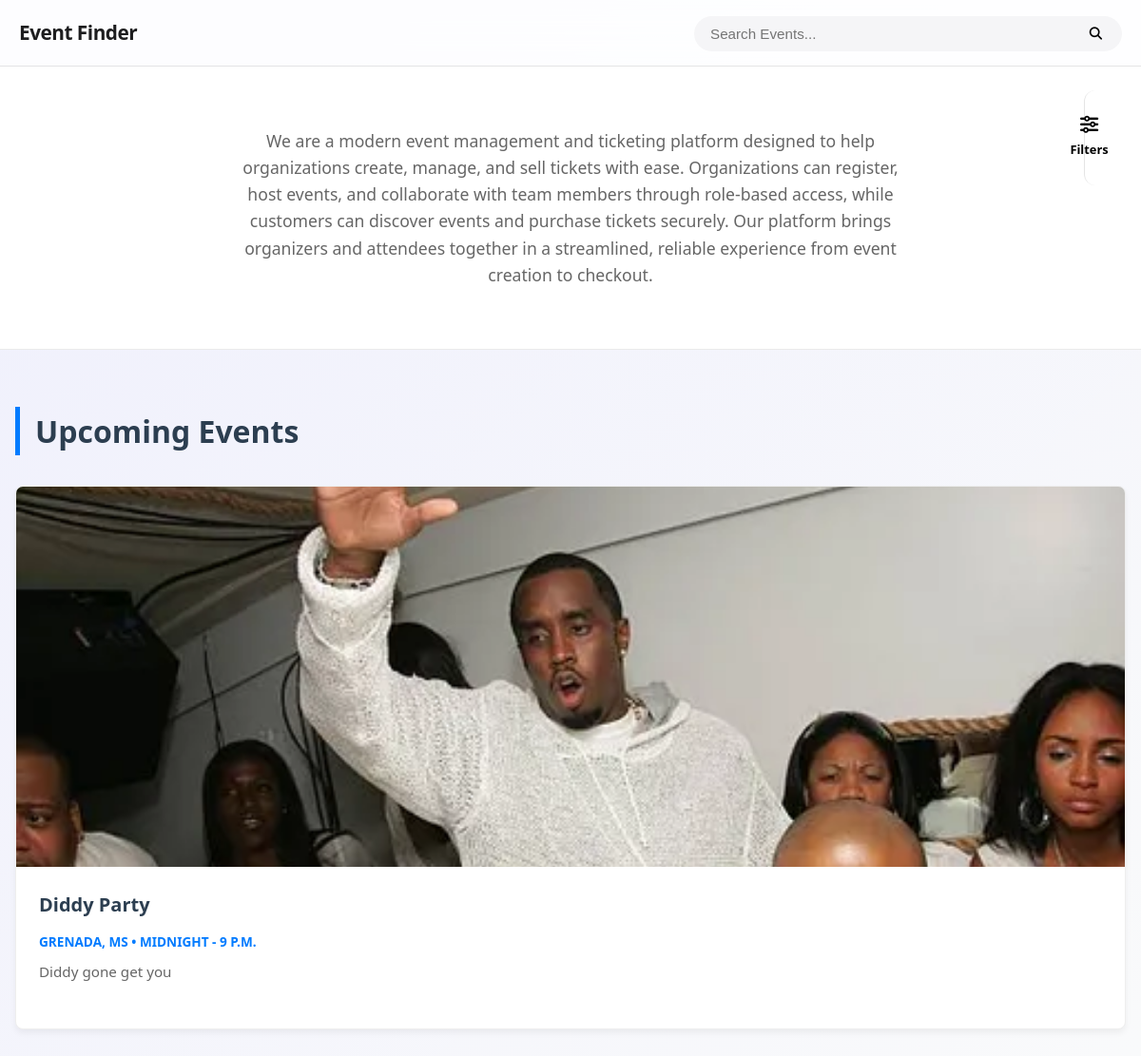
The app's page /, older data.
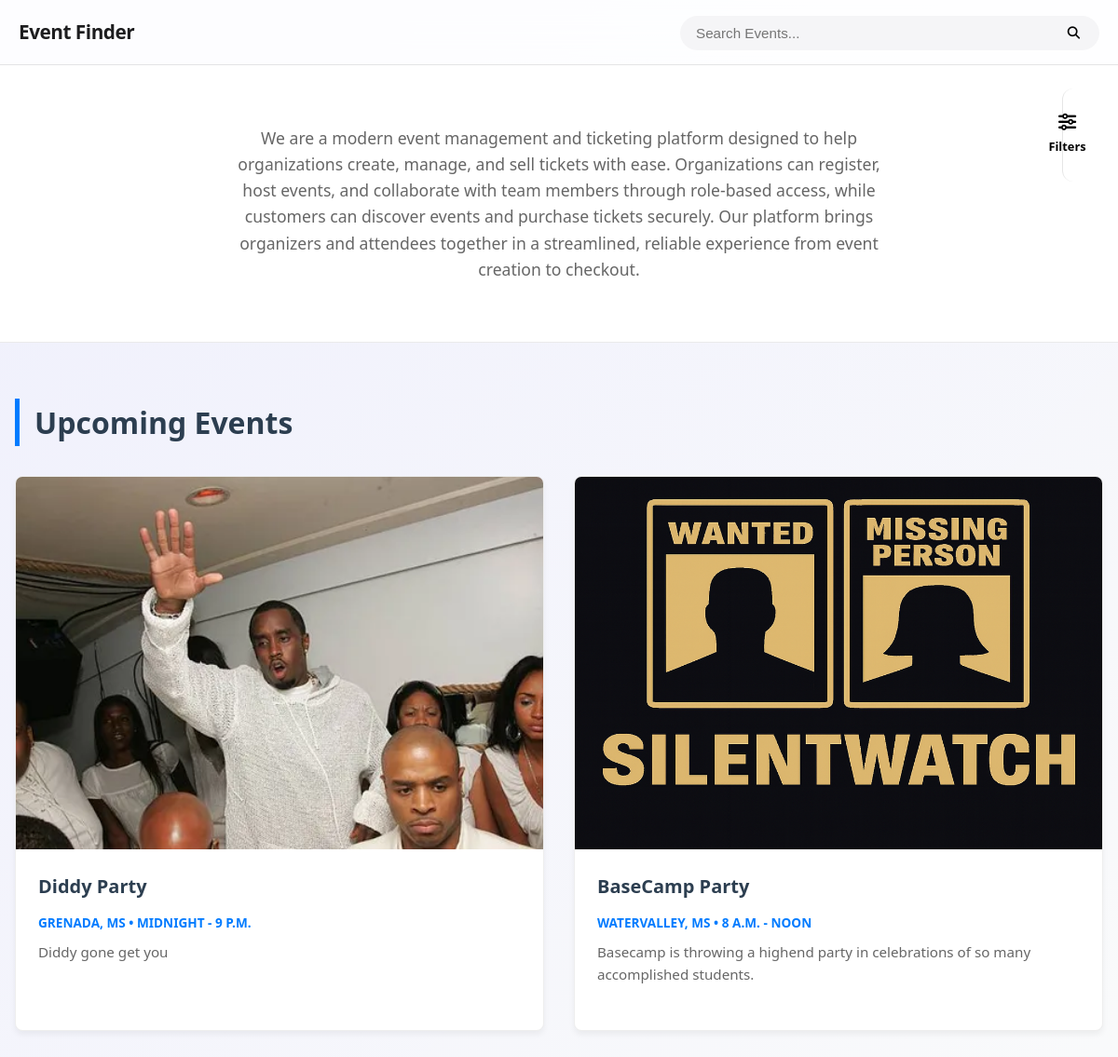
The same page, newer data.
### App/models.py (models this page shows)
class Event(models.Model):
    organizer = models.ForeignKey(settings.AUTH_USER_MODEL, on_delete=models.CASCADE)
    title = models.CharField(max_length=100)
    description = models.TextField()
    banner_image = models.ImageField(upload_to='event_images/')
    location = models.CharField(max_length=100)
    start_time = models.TimeField()
    end_time = models.TimeField()
    capacity = models.IntegerField()
    created_at = models.DateTimeField(auto_now_add=True)

### App/views.py (the view)
# urls.py: path('', v.home_view, name='home_page'),
def home_view(request):
    event_filter = EventFilter(request.GET, queryset=Event.objects.all())
    return render(request, 'home.html', {
        'filter' : event_filter,
        'filter_active' : bool(request.GET),
        'Event' : event_filter.qs.distinct()
    })

### App/context_processors.py (called while the page is built, shortened)
def current_url(request):
    return {
        'current_path': request.path,
        'current_full_url': request.get_full_path(),
        'current_absolute_uri': request.build_absolute_uri(),
    }

def base_view(request):
    if not request.user.is_authenticated:
        return {}

### App/templates/home.html
{% extends "base.html" %}
{% load static %}
{% block content %}
<link rel="stylesheet" href="{% static 'home.css' %}">
    <section class="about-section" id="about">
        <div class="container">
            <p class="about-text">
                We are a modern event management and ticketing platform designed
                to help organizations create, manage, and sell tickets with ease.
                Organizations can register, host events, and collaborate with team members
                through role-based access, while customers can discover events and purchase tickets securely.
                Our platform brings organizers and attendees together in a streamlined, reliable experience from event creation to checkout.
            </p>
        </div>
    </section>
    <div class="spacer"></div>
    <section class="events-section" id="events">
        <div class="container">
            <div class="events-header">
                <h2 class="section-title">Upcoming Events</h2>
            </div>
    {% if SearchActive %}
            {% for event in Events %}
                <div class="events-grid">
                    <article class="event-card">
                        <div class="event-image">
                            <img src="{{ event.banner_image.url }}">
                        </div>
                        <div class="event-content">
                            <h3 class="event-title">{{ event.title }}</h3>
                            <span class="event-date">{{ event.location }} • {{ event.start_time }} - {{ event.end_time }}</span>
                            <p class="event-desc">{{ event.description }}</p>
                        </div>
                    </article>
            {% endfor %}
    {% else %}
        {% for event in Event %}
            <div class="events-grid">
                <article class="event-card">
                    <div class="event-image">
                        <img src="{{ event.banner_image.url }}">
                    </div>
                    <div class="event-content">
                        <h3 class="event-title">{{ event.title }}</h3>
                        <span class="event-date">{{ event.location }} • {{ event.start_time }} - {{ event.end_time }}</span>
                        <p class="event-desc">{{ event.description }}</p>
                    </div>
                </article>
        {% endfor %}
    {% endif %}
            </div>
        </div>
    </section>
{% endblock content %}

Row changes from the older to the newer data that the page shows:
added Event: banner_image (picture), title "BaseCamp Party", location "WATERVALLEY, MS", start_time "8 A.M.", end_time "NOON", description "Basecamp is throwing a highend party in celebrations of so many accomplished students."
